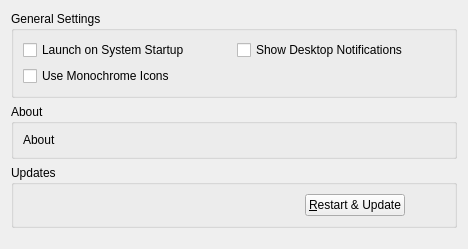
<?xml version="1.0" encoding="UTF-8"?>
<ui version="4.0">
 <class>Mirall::Generaltings</class>
 <widget class="QWidget" name="Mirall::GeneralSettings">
  <property name="geometry">
   <rect>
    <x>0</x>
    <y>0</y>
    <width>468</width>
    <height>249</height>
   </rect>
  </property>
  <property name="windowTitle">
   <string>Form</string>
  </property>
  <layout class="QVBoxLayout" name="verticalLayout_2">
   <item>
    <widget class="QGroupBox" name="generalGroupBox">
     <property name="title">
      <string>General Settings</string>
     </property>
     <layout class="QGridLayout" name="gridLayout_2">
      <item row="0" column="0">
       <widget class="QCheckBox" name="autostartCheckBox">
        <property name="text">
         <string>Launch on System Startup</string>
        </property>
       </widget>
      </item>
      <item row="0" column="1">
       <widget class="QCheckBox" name="desktopNotificationsCheckBox">
        <property name="text">
         <string>Show Desktop Notifications</string>
        </property>
       </widget>
      </item>
      <item row="1" column="0">
       <widget class="QCheckBox" name="monoIconsCheckBox">
        <property name="text">
         <string>Use Monochrome Icons</string>
        </property>
       </widget>
      </item>
     </layout>
    </widget>
   </item>
   <item>
    <widget class="QGroupBox" name="aboutGroupBox">
     <property name="title">
      <string>About</string>
     </property>
     <layout class="QVBoxLayout" name="verticalLayout_3">
      <item>
       <widget class="QLabel" name="aboutLabel">
        <property name="text">
         <string>About</string>
        </property>
       </widget>
      </item>
     </layout>
    </widget>
   </item>
   <item>
    <widget class="QGroupBox" name="updatesGroupBox">
     <property name="title">
      <string>Updates</string>
     </property>
     <layout class="QHBoxLayout" name="horizontalLayout">
      <item>
       <widget class="QLabel" name="updateStateLabel">
        <property name="text">
         <string/>
        </property>
        <property name="wordWrap">
         <bool>true</bool>
        </property>
        <property name="openExternalLinks">
         <bool>true</bool>
        </property>
       </widget>
      </item>
      <item>
       <widget class="QPushButton" name="restartButton">
        <property name="sizePolicy">
         <sizepolicy hsizetype="Maximum" vsizetype="Fixed">
          <horstretch>0</horstretch>
          <verstretch>0</verstretch>
         </sizepolicy>
        </property>
        <property name="text">
         <string>&amp;Restart &amp;&amp; Update</string>
        </property>
       </widget>
      </item>
      <item>
       <spacer name="horizontalSpacer">
        <property name="orientation">
         <enum>Qt::Horizontal</enum>
        </property>
        <property name="sizeType">
         <enum>QSizePolicy::Preferred</enum>
        </property>
        <property name="sizeHint" stdset="0">
         <size>
          <width>40</width>
          <height>20</height>
         </size>
        </property>
       </spacer>
      </item>
     </layout>
    </widget>
   </item>
   <item>
    <spacer name="verticalSpacer">
     <property name="orientation">
      <enum>Qt::Vertical</enum>
     </property>
     <property name="sizeHint" stdset="0">
      <size>
       <width>20</width>
       <height>0</height>
      </size>
     </property>
    </spacer>
   </item>
  </layout>
 </widget>
 <resources/>
 <connections/>
</ui>
